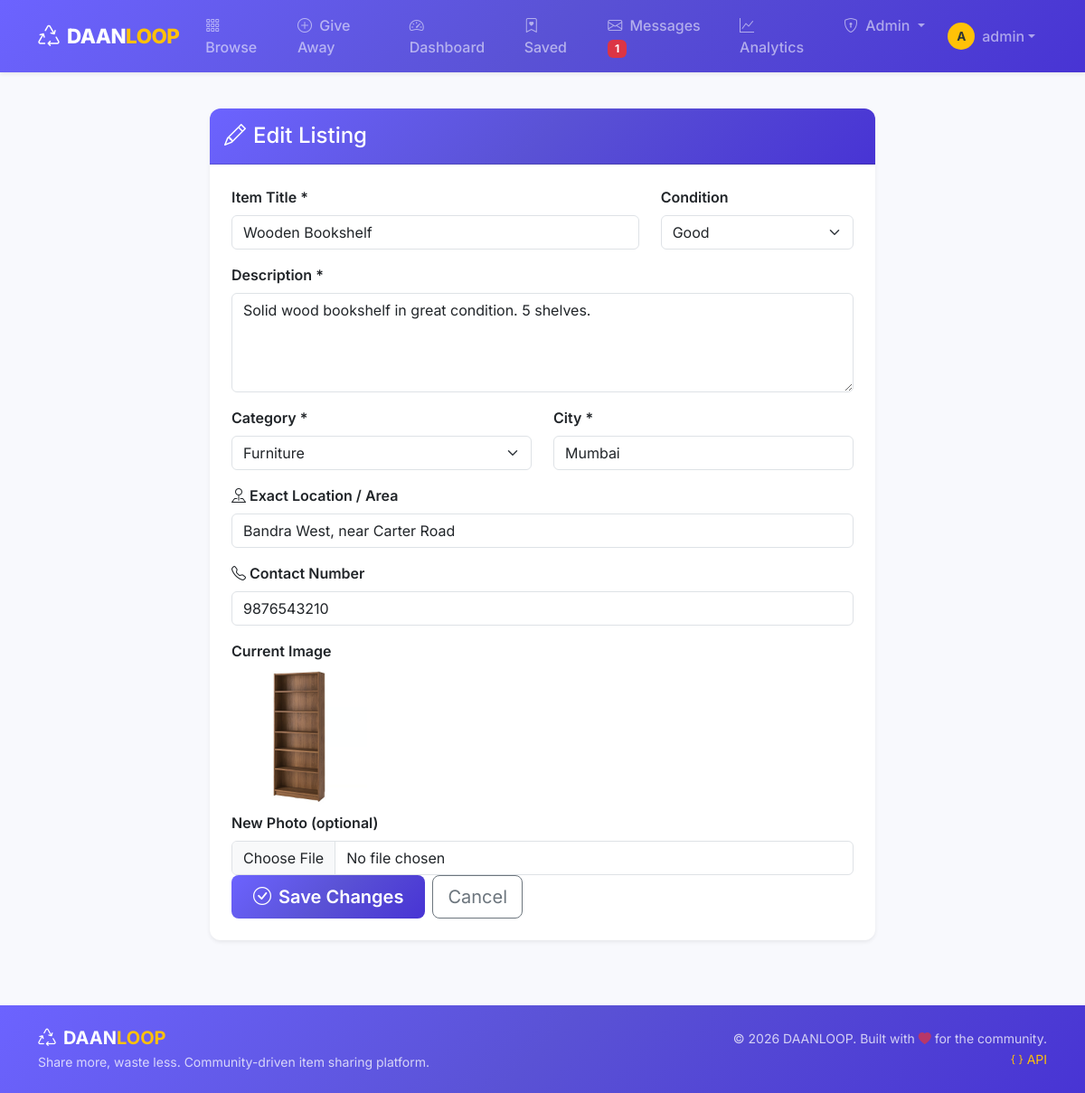
Screenshot of /listing/1/edit (signed in) with the database file from the repository.
### tables this page shows
CREATE TABLE listings (
            id INTEGER PRIMARY KEY AUTOINCREMENT,
            title TEXT NOT NULL,
            description TEXT NOT NULL,
            category TEXT NOT NULL,
            city TEXT NOT NULL,
            location TEXT DEFAULT '',
            condition TEXT DEFAULT 'Good',
            contact_number TEXT DEFAULT '',
            image_path TEXT DEFAULT '',
            owner_id INTEGER NOT NULL,
            status TEXT DEFAULT 'active' CHECK(status IN ('active','soft_deleted','claimed')),
            created_at TIMESTAMP DEFAULT CURRENT_TIMESTAMP,
            FOREIGN KEY (owner_id) REFERENCES users(id)
        );

### sprint1/listings.py (the view, shortened to what this page needs)
@listings_bp.route('/listing/<int:listing_id>/edit', methods=['GET', 'POST'])
@login_required
def edit(listing_id):
    listing = get_listing_by_id(listing_id)
    if not listing:
        flash('Listing not found.', 'warning')
        return redirect(url_for('sprint1_listings.browse'))
    if listing['owner_id'] != session['user_id'] and session.get('role') != 'admin':
        flash('You can only edit your own listings.', 'danger')
        return redirect(url_for('sprint1_listings.browse'))
    return render_template('sprint1/edit_listing.html',
        listing=listing, categories=CATEGORIES, conditions=CONDITIONS)

### database.py (called while the page is built)
def get_db():
    db = sqlite3.connect(Config.DATABASE)
    db.row_factory = sqlite3.Row
    db.execute("PRAGMA foreign_keys = ON")
    return db

### models/listing_model.py (called while the page is built)
def get_listing_by_id(listing_id):
    db = get_db()
    listing = db.execute(
        '''SELECT l.*, u.username as owner_name, u.city as owner_city
           FROM listings l JOIN users u ON l.owner_id = u.id
           WHERE l.id = ?''',
        (listing_id,)
    ).fetchone()
    close_db(db)
    return listing

### models/message_model.py (called while the page is built)
def count_unread(user_id):
    db = get_db()
    result = db.execute(
        "SELECT COUNT(*) as cnt FROM messages WHERE receiver_id = ? AND is_read = 0",
        (user_id,)
    ).fetchone()
    close_db(db)
    return result['cnt']

### utils/security.py (called while the page is built)
def login_required(f):
    @wraps(f)
    def decorated_function(*args, **kwargs):
        if 'user_id' not in session:
            flash('Please login to access this page.', 'warning')
            return redirect(url_for('sprint1_auth.login'))
        return f(*args, **kwargs)
    return decorated_function

### templates/sprint1/edit_listing.html (shortened to what this page needs)
{% extends "base.html" %}
{% block content %}
<div class="row justify-content-center">
    <div class="col-lg-8">
        <div class="card shadow-sm">
            <div class="card-header bg-gradient-primary text-white py-3">
                <h4 class="mb-0"><i class="bi bi-pencil me-2"></i>Edit Listing</h4>
            </div>
            <div class="card-body p-4">
                <form method="POST" action="{{ url_for('sprint1_listings.edit', listing_id=listing.id) }}" enctype="multipart/form-data">
                    <div class="row">
                        <div class="col-md-8 mb-3">
                            <label for="title" class="form-label fw-semibold">Item Title *</label>
                            <input type="text" class="form-control" id="title" name="title"
                                   value="{{ listing.title }}" required minlength="3">
                        </div>
                        <div class="col-md-4 mb-3">
                            <label for="condition" class="form-label fw-semibold">Condition</label>
                            <select class="form-select" id="condition" name="condition">
                                {% for cond in conditions %}
                                <option value="{{ cond }}" {% if listing.condition == cond %}selected{% endif %}>{{ cond }}</option>
                                {% endfor %}
                            </select>
                        </div>
                    </div>
                    <div class="mb-3">
                        <label for="description" class="form-label fw-semibold">Description *</label>
                        <textarea class="form-control" id="description" name="description" rows="4" required>{{ listing.description }}</textarea>
                    </div>
                    <div class="row">
                        <div class="col-md-6 mb-3">
                            <label for="category" class="form-label fw-semibold">Category *</label>
                            <select class="form-select" id="category" name="category" required>
                                {% for cat in categories %}
                                <option value="{{ cat }}" {% if listing.category == cat %}selected{% endif %}>{{ cat }}</option>
                                {% endfor %}
                            </select>
                        </div>
                        <div class="col-md-6 mb-3">
                            <label for="city" class="form-label fw-semibold">City *</label>
                            <input type="text" class="form-control" id="city" name="city"
                                   value="{{ listing.city }}" required>
                        </div>
                    </div>
                    <div class="mb-3">
                        <label for="location" class="form-label fw-semibold">
                            <i class="bi bi-pin-map me-1"></i>Exact Location / Area
                        </label>
                        <input type="text" class="form-control" id="location" name="location"
                               value="{{ listing.location }}" placeholder="e.g., Bandra West, near Carter Road">
                    </div>
                    <div class="mb-3">
                        <label for="contact_number" class="form-label fw-semibold">
                            <i class="bi bi-telephone me-1"></i>Contact Number
                        </label>
                        <input type="tel" class="form-control" id="contact_number" name="contact_number"
                               value="{{ listing.contact_number }}" placeholder="e.g., 9876543210">
                    </div>
                    {% if listing.image_path %}
                    <div class="mb-2">
                        <label class="form-label fw-semibold">Current Image</label>
                        <br>
                        <img src="{{ url_for('static', filename=listing.image_path) }}" class="rounded" style="max-height: 150px;">
                    </div>
                    {% endif %}
                    <label for="imageInput" class="form-label fw-semibold">New Photo (optional)</label>
                    <input type="file" class="form-control" id="imageInput" name="image" accept="image/*">
                    <div class="d-flex gap-2">
                        <button type="submit" class="btn btn-primary btn-lg">
                            <i class="bi bi-check-circle me-2"></i>Save Changes
                        </button>
                        <a href="{{ url_for('sprint1_listings.view_listing', listing_id=listing.id) }}" class="btn btn-outline-secondary btn-lg">Cancel</a>
                    </div>
                </form>
            </div>
        </div>
    </div>
</div>
{% endblock %}

### static/css/style.css (style rules this page uses)
:root { --primary: #6C63FF; --primary-dark: #5A52D5; --secondary: #FF6B6B; --accent: #FFC107; --success: #2ECC71; --dark: #2D3436; --light-bg: #F8F9FD; --card-shadow: 0 4px 15px rgba(108, 99, 255, 0.1); --card-hover-shadow: 0 8px 25px rgba(108, 99, 255, 0.2); --gradient-primary: linear-gradient(135deg, #6C63FF 0%, #5A52D5 50%, #4834D4 100%); --gradient-hero: linear-gradient(135deg, #6C63FF 0%, #A855F7 50%, #EC4899 100%); --gradient-warm: linear-gradient(135deg, #FF6B6B 0%, #FF8E53 100%); --gradient-cool: linear-gradient(135deg, #667EEA 0%, #764BA2 100%); --border-radius: 12px; }
body { font-family: 'Inter', -apple-system, BlinkMacSystemFont, sans-serif; background-color: var(--light-bg); color: var(--dark); min-height: 100vh; display: flex; flex-direction: column; }
.bg-gradient-primary { background: var(--gradient-primary) !important; }
.card { border: none; border-radius: var(--border-radius); box-shadow: var(--card-shadow); transition: all 0.3s ease; overflow: hidden; }
.btn-primary { background: var(--gradient-primary); border: none; font-weight: 600; padding: 0.5rem 1.5rem; border-radius: 8px; transition: all 0.3s ease; }

### rows the page displays
listings: title "Wooden Bookshelf", condition "Good", description "Solid wood bookshelf in great condition. 5 shelves.", category "Furniture", city "Mumbai", location "Bandra West, near Carter Road", contact_number "9876543210", image_path (picture)

### other values shown
{{ unread_count }} "1"
{{ session.username[0]|upper }} "A"
{{ session.username }} "admin"
